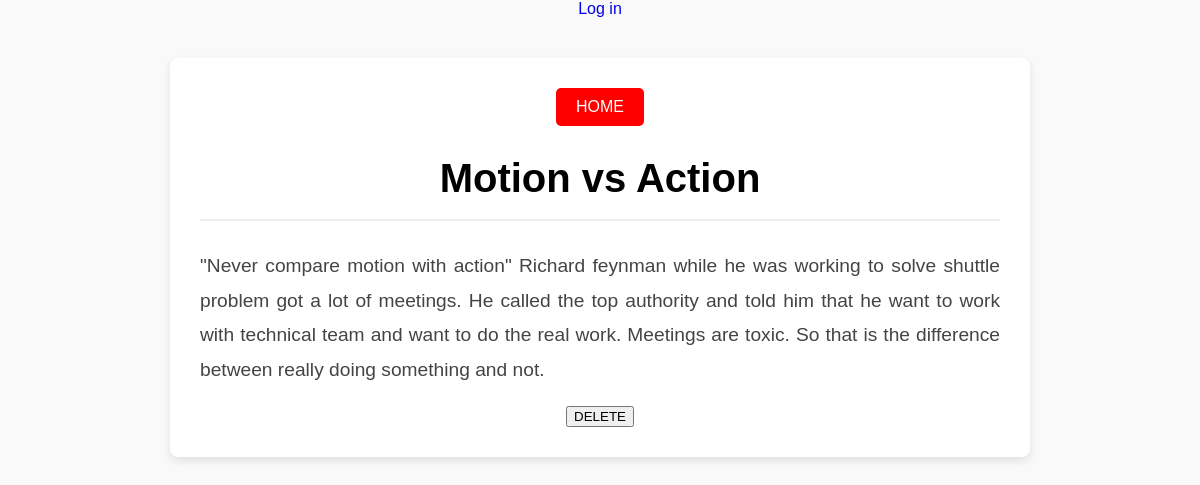
Page /blog/motion-vs-action on the committed database.
### blogapp/models.py (models this page shows, shortened)
class BlogEntry(models.Model):
    title = models.CharField(max_length=100)
    author = models.ForeignKey('auth.User', on_delete=models.CASCADE)
    particular = models.TextField()
    date = models.DateField(auto_now_add=True)
    blog = models.Manager()
    slug = models.SlugField(blank=True)
    class Meta:
        verbose_name_plural = 'Blog Enteries'

### blogapp/views.py (the view)
# urls.py: path('blog/<slug:slug>', Detail.as_view(), name='detail'),
class Detail(DetailView):
    model = BlogEntry
    template_name = 'one.html'
    context_object_name = 'one'

### templates/one.html (shortened to what this page needs)
{% extends 'base.html' %}
{% block content %}
<div class="detail-container">
    <header class="detail-header">
        <form action="{% url 'main' %}">
            <button type="submit" class="homebutton">HOME</button>
        </form>
        <h1 class="detail-title">{{ one.title }}</h1>
        <hr class="detail-divider">
    </header>
    <section class="detail-content">
        <p>{{ one.particular }}</p>
    </section>
    <form action='{% url 'delete' one.slug %}' method='POST'>
        <button type='submit' class='deletebutton'>DELETE</button>
    </form>
</div>
{% endblock %}

### static/css/style.css (style rules this page uses)
body { font-family: 'Arial', sans-serif; background-color: #f9f9f9; color: #333; margin: 0; padding: 0; }
.detail-container { max-width: 800px; margin: 40px auto; padding: 30px; background-color: #fff; box-shadow: 0 4px 8px rgba(0, 0, 0, 0.1); border-radius: 8px; text-align: center; }
.detail-header { display: flex; flex-direction: column; align-items: center; margin-bottom: 20px; }
.detail-title { font-size: 2.5rem; color: #000000; margin: 10px 0; }
.detail-divider { border: 0; height: 2px; background: #eee; width: 100%; }
.detail-content p { font-size: 1.2rem; line-height: 1.8; color: #444; text-align: justify; }
.homebutton { background-color: #ff0000; color: white; border: none; padding: 10px 20px; font-size: 1rem; cursor: pointer; border-radius: 5px; margin-bottom: 20px; }

### rows in the picture
BlogEntry: title "Motion vs Action", particular "\"Never compare motion with action\" Richard feynman while he was working to solve shuttle problem got a lot of meetings. He called the top authority and told him that he want to work with technical team and want to do the real work. Meetings are toxic. So that is the difference between really doing something and not."
